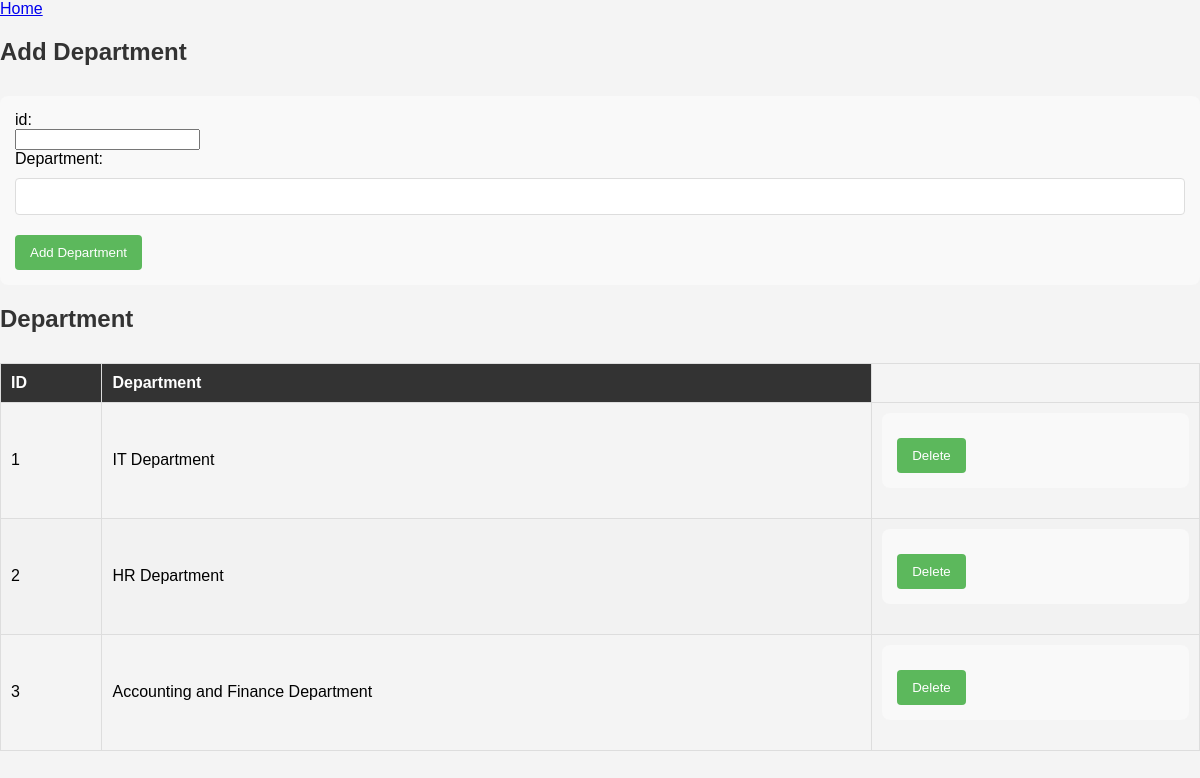
Screenshot of /department_list.php with the database file from the repository.
### tables this page shows
CREATE TABLE `department` (
  `id` int(30) NOT NULL,
  `name` text NOT NULL
);

### department_list.php (the view, shortened to what this page needs)
<?php include 'db_connect.php' ?>
<nav class="sidebar">
  <a href="index.php">Home</a>
</nav>
<?php
try {
    $pdo = new PDO("mysql:host=$host;dbname=$dbname;charset=utf8", $username, $password);
    $pdo->setAttribute(PDO::ATTR_ERRMODE, PDO::ERRMODE_EXCEPTION);
} catch (PDOException $e) {
    echo "Connection failed: " . $e->getMessage();
}
$stmt = $pdo->query("SELECT * FROM department");
$department = $stmt->fetchAll(PDO::FETCH_ASSOC);
?>
<!DOCTYPE html>
<html lang="en">
<head>
<link rel="stylesheet" href="style_employee.css">
</head>
<body>
    <h2>Add Department</h2>
    <form method="post">
        id:<br><input type="int" name="id">
        <br>Department: <input type="text" name="name">
        <input type="submit" name="add" value="Add Department">
    </form>
    <h2>Department</h2>
    <table>
        <thead>
            <tr>
                <th>ID</th>
                <th>Department</th>
            </tr>
        </thead>
        <tbody>
            <?php foreach ($department as $department): ?>
            <tr>
                <td><?= htmlspecialchars($department['id']) ?></td>
                <td><?= htmlspecialchars($department['name']) ?></td>
                <td>
                    <form method="post">
                        <input type="submit" name="delete" value="Delete">
                    </form>
                </td>
            </tr>
            <?php endforeach; ?>
        </tbody>
    </table>
</body>
</html>

### style_employee.css (style rules this page uses)
body { font-family: 'Arial', sans-serif; margin: 0; padding: 0; background-color: #f4f4f4; }
h2 { color: #333; padding-bottom: 10px; }
form { margin-bottom: 20px; background: #f9f9f9; padding: 15px; border-radius: 8px; }
input[type="text"], input[type="number"], input[type="date"], select { width: 100%; padding: 10px; margin: 10px 0; border-radius: 4px; border: 1px solid #ddd; box-sizing: border-box; }
input[type="submit"] { background-color: #5cb85c; color: white; padding: 10px 15px; border: none; border-radius: 4px; cursor: pointer; margin-top: 10px; }
table { width: 100%; border-collapse: collapse; margin-top: 20px; }
table, th, td { border: 1px solid #ddd; text-align: left; }
th, td { padding: 10px; }
th { background-color: #333; color: white; }
tr:nth-child(even) { background-color: #f2f2f2; }

### rows the page displays
department: id "1", name "IT Department"
department: id "2", name "HR Department"
department: id "3", name "Accounting and Finance Department"
